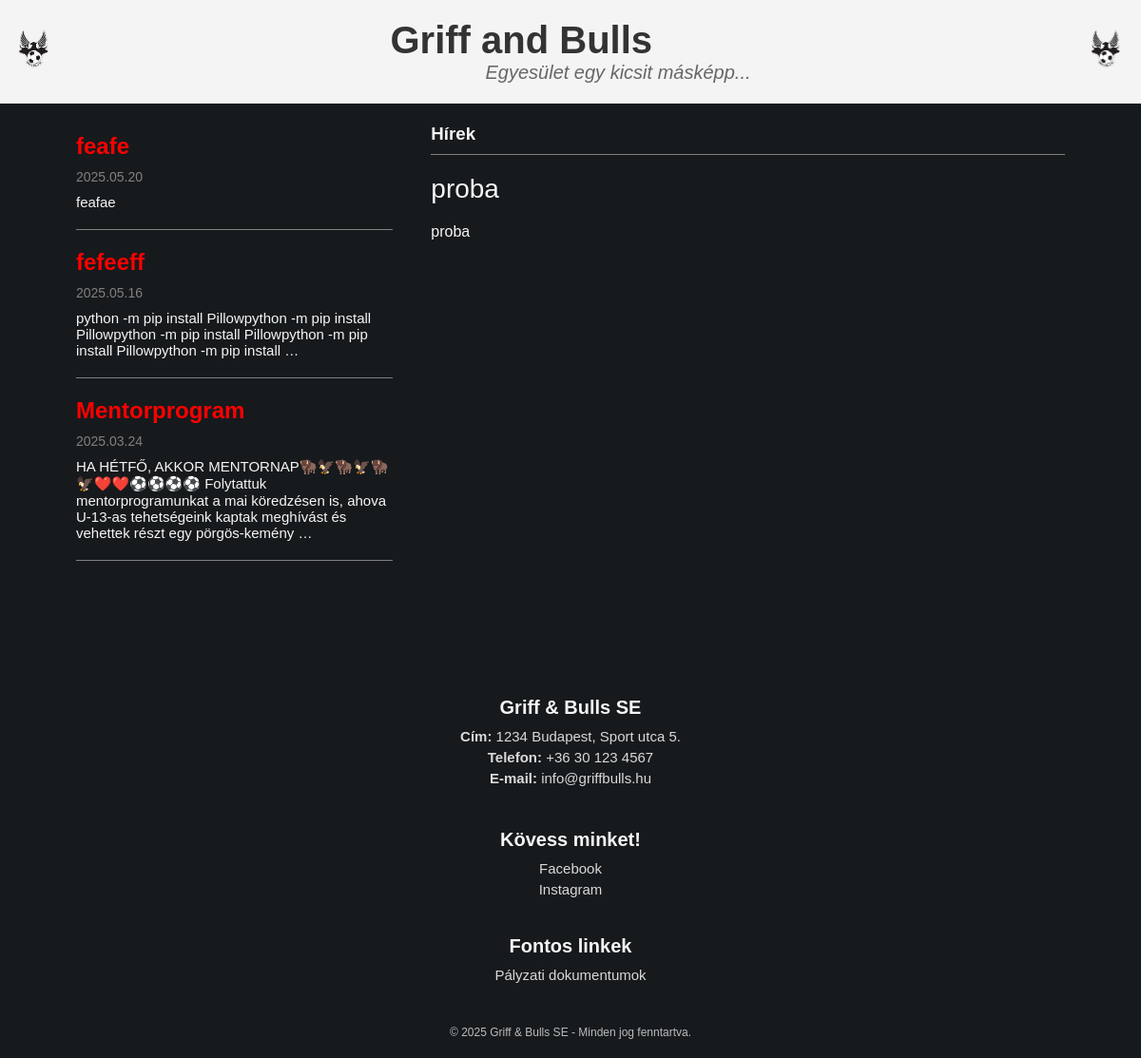
Screenshot of /hirek/hirek/proba/ with the database file from the repository.
### hirek/models.py (models this page shows, shortened)
class Hir(models.Model):
    cim = models.CharField(max_length=200, unique=True)  # Egyedi címek
    slug = models.SlugField(max_length=200, unique=True)
    tartalom = models.TextField()
    kiemelt_kep = models.ImageField(
        upload_to='media/hirek_kepek',  # A media/ mappán belüli útvonal
        blank=True,  # Nem kötelező
        null=True    # Lehet üres az adatbázisban
    )
    letrehozva = models.DateTimeField(default=timezone.now)
    publikalt = models.BooleanField(default=True)
    class Meta:
        ordering = ['-letrehozva']
        verbose_name_plural = 'Hírek'

### hirek/views.py (the view)
# urls.py: path('hirek/<slug:slug>/', views.hir_reszletek, name='hir_reszletek'),
def hir_reszletek(request, slug):
    hir = get_object_or_404(Hir, slug=slug, publikalt=True)
    legfrissebb_hirek = Hir.objects.filter(publikalt=True).exclude(id=hir.id).order_by('-letrehozva')[:3]
    return render(request, "hirek/hir.html", {
        'hir': hir,
        'legfrissebb_hirek': legfrissebb_hirek
    })

### hirek/templates/hirek/hir.html (shortened to what this page needs)
{% load static %}
<!DOCTYPE html>
<html lang="en">
  <head>
    <link rel="stylesheet" href="{% static 'hirek/header.css' %}" />
    <link rel="stylesheet" href="{% static 'hirek/hirek_oldal.css' %}" />
    <link rel="stylesheet" href="{% static 'hirek/footer.css' %}" />
  </head>
  <body>
    <header>
      <img
        class="gab_feher_bal"
        src="{% static 'hirek/gab_feher.png' %}"
        alt="GAB Fehér"
      />
      <div class="header-text">
        <h1>Griff and Bulls</h1>
        <p>Egyesület egy kicsit másképp...</p>
      </div>
      <img
        class="gab_feher_jobb"
        src="{% static 'hirek/gab_feher.png' %}"
        alt="GAB Fehér"
      />
    </header>
    <main>
      <section class="egesz hirek">
        <div class="hirek_tartalom">
          <div class="side-menu">
            <ul>
              {% for hir in legfrissebb_hirek %}
              <article class="kis_hir">
                <a
                  href="{% url 'hir_reszletek' hir.slug %}"
                  class="tobbi_hir_cim"
                  >{{ hir.cim }}</a
                >
                <div class="datum">{{ hir.letrehozva|date:"Y.m.d" }}</div>
                <div class="kedvcsinalo">
                  {{ hir.tartalom|truncatewords:20 }}
                </div>
              </article>
              <hr />
              {% endfor %}
            </ul>
          </div>
          <div class="eppen_olvasott_hir">
            <article>
              <h3>Hírek</h3>
              <hr />
              <div class="olvasott_hir_cim">{{ hir.cim }}</div>
              <div class="szoveg">{{ hir.tartalom|linebreaks }}</div>
            </article>
          </div>
        </div>
      </section>
    </main>
    <footer>
      <div class="footer-container">
        <div class="footer-info">
          <h3>Griff & Bulls SE</h3>
          <p><strong>Cím:</strong> 1234 Budapest, Sport utca 5.</p>
          <p><strong>Telefon:</strong> +36 30 123 4567</p>
          <p><strong>E-mail:</strong> info@griffbulls.hu</p>
        </div>
        <section class="footer_kapcsolat," id="kapcsolat">
          <div class="footer-socials">
            <h3>Kövess minket!</h3>
            <a
              href="https://www.facebook.com/p/Griff-Bulls-SE-100057331514748/"
              target="_blank"
              >Facebook</a
            >
            <a
              href="https://www.instagram.com/griff_and_bulls_se?utm_source=ig_web_button_share_sheet&igsh=ZDNlZDc0MzIxNw=="
              target="_blank"
              >Instagram</a
            >
          </div>
        </section>
        <div class="footer-links">
          <h3>Fontos linkek</h3>
          <a href="palyazat.html">Pályzati dokumentumok</a>
        </div>
      </div>
      <p class="footer-copy">
        © 2025 Griff & Bulls SE - Minden jog fenntartva.
      </p>
    </footer>
  </body>
</html>

### hirek/static/hirek/header.css (style rules this page uses)
* { margin: 0; padding: 0; box-sizing: border-box; }
header { display: flex; align-items: center; justify-content: center; background-color: #f4f4f4; padding: 20px; border-bottom: 1px solid #ddd; position: fixed; top: 0; left: 0; width: 100%; z-index: 1000; transition: all 0.3s ease; }
body { padding-top: 80px; }
body { padding-top: 100px; background-color: #161a1d; }
header img { height: 60px; margin: 0 10px; }
header h1 { font-size: 40px; color: #333; margin: 0; }
header p { font-size: 20px; color: #666; font-style: italic; padding-left: 100px; }
.gab_feher_bal, .gab_feher_jobb { position: absolute; height: 60px; margin-left: 15px; margin-right: 15px; }
.gab_feher_bal { left: 0; }
.gab_feher_jobb { right: 0; }

### hirek/static/hirek/hirek_oldal.css (style rules this page uses)
* { margin: 0; padding: 0; box-sizing: border-box; }
body { font-family: Arial, sans-serif; background-color: #f4f4f4; color: #333; }
main { padding: 20px; background-color: #161a1d; }
.hirek_tartalom { display: flex; flex-wrap: wrap; gap: 20px; margin: 0 180px; }
.side-menu { flex: 1; max-width: 480px; padding: 10px; background-color: #161a1d; border-radius: 5px; }
.kis_hir { padding: 10px 0; }
.tobbi_hir_cim { text-decoration: none; color: red; font-weight: bold; font-size: 24px; display: block; margin-bottom: 10px; }
.datum { margin-top: 10px; font-size: 14px; color: gray; }
hr { border: 0; height: 1px; background: gray; margin: 10px 0; }
.kedvcsinalo { font-size: 15px; margin-top: 10px; color:whitesmoke; }
.eppen_olvasott_hir { flex: 2; padding: 10px; background-color: #161a1d; border-radius: 5px; }
.szoveg { color:whitesmoke; margin-top: 20px; }
.olvasott_hir_cim { margin: 20px 0; font-size: 28px; color: whitesmoke; }
h3 { color: whitesmoke; }
@media (max-width: 1200px) { .hirek_tartalom { margin: 0 50px; } }

### hirek/static/hirek/footer.css (style rules this page uses)
footer { padding: 20px 0; padding-top: 100px; background-color: #161a1d; color: white; text-align: center; border-top: 3px solid #161a1d; }
.footer-container { display: flex; justify-content: space-around; flex-wrap: wrap; max-width: 80%; margin: 0 auto; gap: 20px; }
.footer-info, .footer-socials, .footer-links { flex: 1; min-width: 200px; }
.footer-info h3, .footer-socials h3, .footer-links h3 { font-size: 20px; margin-bottom: 10px; }
.footer-info p, .footer-socials a, .footer-links a { font-size: 15px; color: #d9d9d9; text-decoration: none; display: block; margin: 5px 0; }
.footer-copy { margin-top: 20px; font-size: 12px; opacity: 0.7; }
@media (max-width: 1200px) { .footer-container { flex-direction: column; text-align: center; } }
@media (max-width: 1200px) { .footer-info, .footer-socials, .footer-links { margin-bottom: 20px; } }

### rows the page displays
Hir: cim "feafe", letrehozva "2025.05.20", tartalom "feafae"
Hir: cim "fefeeff", letrehozva "2025.05.16", tartalom "python -m pip install Pillowpython -m pip install Pillowpython -m pip install Pillowpython -m pip install Pillowpython -m pip install …"
Hir: cim "Mentorprogram", letrehozva "2025.03.24", tartalom "HA HÉTFŐ, AKKOR MENTORNAP🦬🦅🦬🦅🦬🦅❤️❤️⚽️⚽️⚽️⚽️ Folytattuk mentorprogramunkat a mai köredzésen is, ahova U-13-as tehetségeink kaptak meghívást és vehettek részt egy pörgös-kemény …"
Hir: cim "proba", tartalom "proba"
